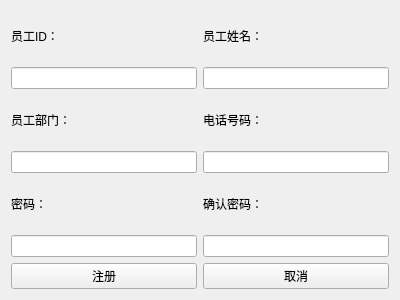
<?xml version="1.0" encoding="UTF-8"?>
<ui version="4.0">
 <class>register_info</class>
 <widget class="QWidget" name="register_info">
  <property name="geometry">
   <rect>
    <x>0</x>
    <y>0</y>
    <width>400</width>
    <height>300</height>
   </rect>
  </property>
  <property name="windowTitle">
   <string>注册</string>
  </property>
  <layout class="QGridLayout" name="gridLayout">
   <item row="0" column="0">
    <widget class="QLabel" name="label">
     <property name="text">
      <string>员工ID：</string>
     </property>
    </widget>
   </item>
   <item row="0" column="1">
    <widget class="QLabel" name="label_2">
     <property name="text">
      <string>员工姓名：</string>
     </property>
    </widget>
   </item>
   <item row="1" column="0">
    <widget class="QLineEdit" name="IDlineEdit"/>
   </item>
   <item row="1" column="1">
    <widget class="QLineEdit" name="n_lineEdit"/>
   </item>
   <item row="2" column="0">
    <widget class="QLabel" name="label_3">
     <property name="text">
      <string>员工部门：</string>
     </property>
    </widget>
   </item>
   <item row="2" column="1">
    <widget class="QLabel" name="label_4">
     <property name="text">
      <string>电话号码：</string>
     </property>
    </widget>
   </item>
   <item row="3" column="0">
    <widget class="QLineEdit" name="dp_lineEdit"/>
   </item>
   <item row="3" column="1">
    <widget class="QLineEdit" name="ph_lineEdit"/>
   </item>
   <item row="4" column="0">
    <widget class="QLabel" name="label_5">
     <property name="text">
      <string>密码：</string>
     </property>
    </widget>
   </item>
   <item row="4" column="1">
    <widget class="QLabel" name="label_6">
     <property name="text">
      <string>确认密码：</string>
     </property>
    </widget>
   </item>
   <item row="5" column="0">
    <widget class="QLineEdit" name="pwd_lineEdit">
     <property name="text">
      <string/>
     </property>
    </widget>
   </item>
   <item row="5" column="1">
    <widget class="QLineEdit" name="agpwd_lineEdit"/>
   </item>
   <item row="6" column="0">
    <widget class="QPushButton" name="onButton">
     <property name="text">
      <string>注册</string>
     </property>
    </widget>
   </item>
   <item row="6" column="1">
    <widget class="QPushButton" name="offButton">
     <property name="text">
      <string>取消</string>
     </property>
    </widget>
   </item>
  </layout>
 </widget>
 <resources/>
 <connections/>
</ui>
